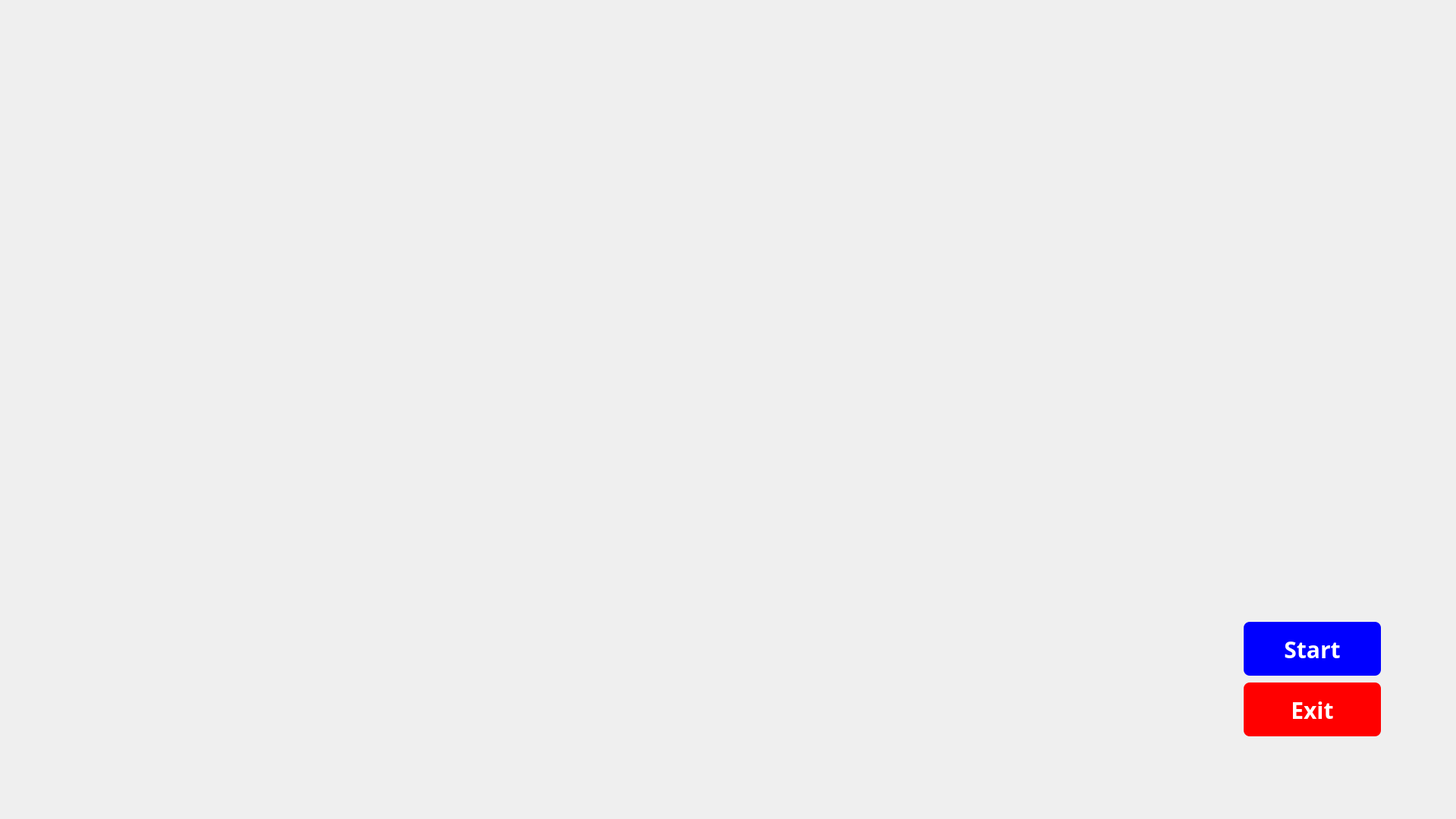
<?xml version="1.0" encoding="UTF-8"?>
<ui version="4.0">
 <class>Sightrix</class>
 <widget class="QMainWindow" name="Sightrix">
  <property name="geometry">
   <rect>
    <x>0</x>
    <y>0</y>
    <width>1920</width>
    <height>1080</height>
   </rect>
  </property>
  <property name="windowTitle">
   <string>MainWindow</string>
  </property>
  <widget class="QWidget" name="centralwidget">
   <widget class="QLabel" name="label">
    <property name="geometry">
     <rect>
      <x>0</x>
      <y>0</y>
      <width>1920</width>
      <height>1080</height>
     </rect>
    </property>
    <property name="styleSheet">
     <string notr="true"/>
    </property>
    <property name="text">
     <string/>
    </property>
    <property name="pixmap">
     <pixmap>Images/new-bg.gif</pixmap>
    </property>
    <property name="scaledContents">
     <bool>true</bool>
    </property>
   </widget>
   <widget class="QPushButton" name="pushButton">
    <property name="geometry">
     <rect>
      <x>1640</x>
      <y>820</y>
      <width>181</width>
      <height>71</height>
     </rect>
    </property>
    <property name="font">
     <font>
      <family>Segoe MDL2 Assets</family>
      <pointsize>-1</pointsize>
      <weight>75</weight>
      <bold>true</bold>
     </font>
    </property>
    <property name="autoFillBackground">
     <bool>false</bool>
    </property>
    <property name="styleSheet">
     <string notr="true">background-color: blue;
 color: #fff;
 border: none;
 border-radius: 8px;
 padding: 10px 20px;
 font-size: 30px;
 font-weight: bold;
 cursor: pointer;
 transition: background-color 0.3s ease;</string>
    </property>
    <property name="text">
     <string>Start</string>
    </property>
   </widget>
   <widget class="QPushButton" name="pushButton_2">
    <property name="geometry">
     <rect>
      <x>1640</x>
      <y>900</y>
      <width>181</width>
      <height>71</height>
     </rect>
    </property>
    <property name="font">
     <font>
      <family>Segoe MDL2 Assets</family>
      <pointsize>-1</pointsize>
      <weight>75</weight>
      <bold>true</bold>
     </font>
    </property>
    <property name="autoFillBackground">
     <bool>false</bool>
    </property>
    <property name="styleSheet">
     <string notr="true">background-color: red;
 color: #fff;
 border: none;
 border-radius: 8px;
 padding: 10px 20px;
 font-size: 30px;
 font-weight: bold;
 cursor: pointer;
 transition: background-color 0.3s ease;</string>
    </property>
    <property name="text">
     <string>Exit</string>
    </property>
   </widget>
   <widget class="QTextBrowser" name="textBrowser">
    <property name="geometry">
     <rect>
      <x>860</x>
      <y>80</y>
      <width>311</width>
      <height>61</height>
     </rect>
    </property>
    <property name="font">
     <font>
      <family>Imprint MT 63</family>
      <pointsize>-1</pointsize>
      <weight>50</weight>
      <bold>false</bold>
     </font>
    </property>
    <property name="styleSheet">
     <string notr="true">background: transparent;
border: none;
color: green;
font-size: 50px;
font-family: Imprint MT Shadow;
margin-top:0px;
margin-bottom:0px;
margin-left:0px;
margin-right:0px;
-qt-block-indent:0;
text-indent:0px;</string>
    </property>
    <property name="verticalScrollBarPolicy">
     <enum>Qt::ScrollBarAlwaysOff</enum>
    </property>
    <property name="horizontalScrollBarPolicy">
     <enum>Qt::ScrollBarAlwaysOff</enum>
    </property>
    <property name="html">
     <string>&lt;!DOCTYPE HTML PUBLIC &quot;-//W3C//DTD HTML 4.0//EN&quot; &quot;http://www.w3.org/TR/REC-html40/strict.dtd&quot;&gt;
&lt;html&gt;&lt;head&gt;&lt;meta name=&quot;qrichtext&quot; content=&quot;1&quot; /&gt;&lt;style type=&quot;text/css&quot;&gt;
p, li { white-space: pre-wrap; }
&lt;/style&gt;&lt;/head&gt;&lt;body style=&quot; font-family:'Imprint MT 63'; font-size:50px; font-weight:400; font-style:normal;&quot;&gt;
&lt;p style=&quot;-qt-paragraph-type:empty; margin-top:0px; margin-bottom:0px; margin-left:0px; margin-right:0px; -qt-block-indent:0; text-indent:0px;&quot;&gt;&lt;br /&gt;&lt;/p&gt;&lt;/body&gt;&lt;/html&gt;</string>
    </property>
   </widget>
  </widget>
 </widget>
 <resources/>
 <connections/>
</ui>
